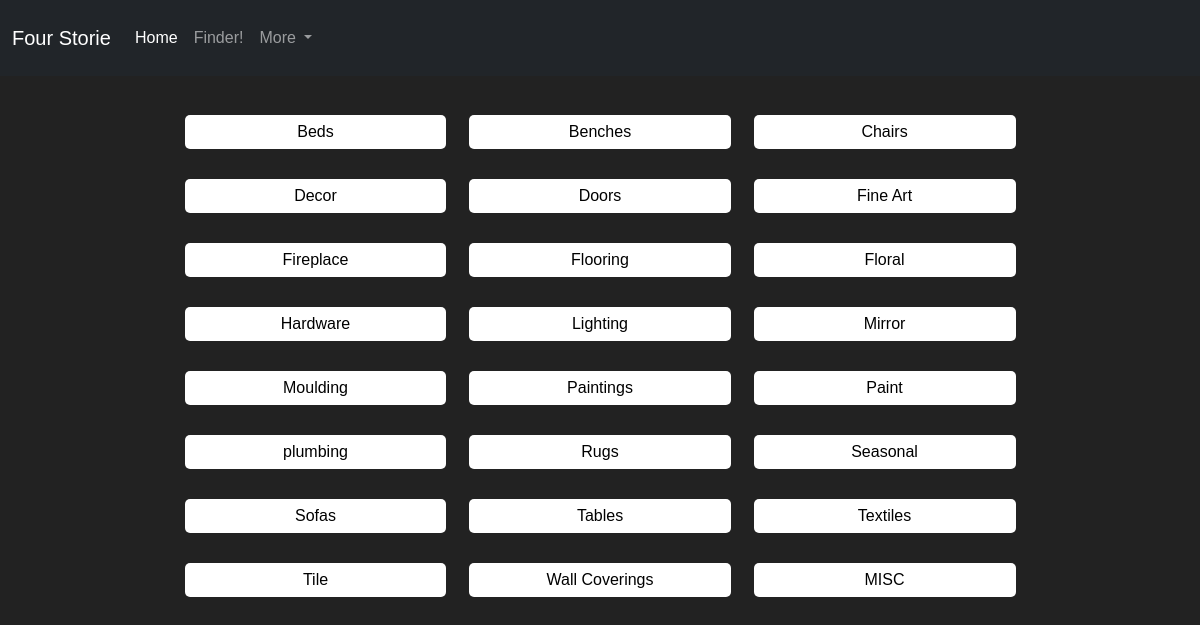
The page /viewer/ on the database its author committed.
### website/models.py (models this page shows, shortened)
class Categorie(models.Model):
    name = models.CharField(max_length=100, null=False, blank=False)

### website/views.py (the view)
# urls.py: path('viewer/', views.viewer, name='viewer'),
def viewer(request):
    categories = Categorie.objects.all()
    context = {'categories': categories}
    return render(request, 'viewer.html', context)

### website/templates/viewer.html (shortened to what this page needs)
{% extends "base.html" %}
{% block content %}
  <div class="row" style="display: flex; justify-content: center; align-items: center;">
    <div class="col-md-9">
      <div class="custom-row">
        {% for category in categories %}
          <div class="custom-col">
            <a href="{% url 'category_products' category_name=category.name %}" class="btn btn-primary custom-button">{{ category.name }}</a>
          </div>
        {% endfor %}
      </div>
    </div>
  </div>
{% endblock %}

### website/templates/base.html (style rules this page uses)
body { background-color: #222; color: #fff; font-family: Arial, sans-serif; }
a { color: #00aaff; text-decoration: none; }

### website/templates/viewer.html (style rules this page uses)
.custom-button { display: block; color: rgb(0, 0, 0); margin: 15px 0; padding: 5px 10px; text-align: center; text-decoration: none; background-color: white; border: none; border-radius: 5px; }
.custom-row { display: flex; flex-wrap: wrap; justify-content: space-between; }
.custom-col { flex-basis: calc(33.33% - 15px); }

### rows shown on the page
Categorie: name "Beds"
Categorie: name "Benches"
Categorie: name "Chairs"
Categorie: name "Decor"
Categorie: name "Doors"
Categorie: name "Fine Art"
Categorie: name "Fireplace"
Categorie: name "Flooring"
Categorie: name "Floral"
Categorie: name "Hardware"
Categorie: name "Lighting"
Categorie: name "Mirror"
Categorie: name "Moulding"
Categorie: name "Paintings"
Categorie: name "Paint"
Categorie: name "plumbing"
Categorie: name "Rugs"
Categorie: name "Seasonal"
Categorie: name "Sofas"
Categorie: name "Tables"
Categorie: name "Textiles"
Categorie: name "Tile"
Categorie: name "Wall Coverings"
Categorie: name "MISC"
